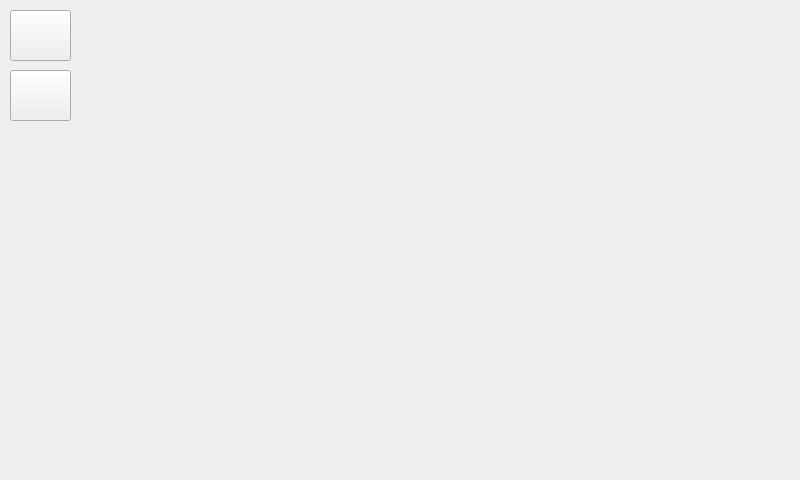
<?xml version="1.0" encoding="UTF-8"?>
<ui version="4.0">
 <class>ScreenOptions</class>
 <widget class="QDialog" name="ScreenOptions">
  <property name="geometry">
   <rect>
    <x>0</x>
    <y>0</y>
    <width>800</width>
    <height>480</height>
   </rect>
  </property>
  <property name="windowTitle">
   <string>Dialog</string>
  </property>
  <property name="modal">
   <bool>true</bool>
  </property>
  <widget class="QPushButton" name="btnBack">
   <property name="geometry">
    <rect>
     <x>10</x>
     <y>10</y>
     <width>61</width>
     <height>51</height>
    </rect>
   </property>
   <property name="autoFillBackground">
    <bool>false</bool>
   </property>
   <property name="text">
    <string/>
   </property>
   <property name="icon">
    <iconset theme="back">
     <normaloff>.</normaloff>.</iconset>
   </property>
   <property name="autoDefault">
    <bool>false</bool>
   </property>
   <property name="default">
    <bool>false</bool>
   </property>
   <property name="flat">
    <bool>false</bool>
   </property>
  </widget>
  <widget class="QScrollArea" name="scrollArea">
   <property name="geometry">
    <rect>
     <x>80</x>
     <y>70</y>
     <width>701</width>
     <height>391</height>
    </rect>
   </property>
   <property name="frameShape">
    <enum>QFrame::NoFrame</enum>
   </property>
   <property name="widgetResizable">
    <bool>true</bool>
   </property>
   <widget class="QWidget" name="scrollWidget">
    <property name="geometry">
     <rect>
      <x>0</x>
      <y>0</y>
      <width>701</width>
      <height>391</height>
     </rect>
    </property>
    <layout class="QVBoxLayout" name="scrollLayout">
     <property name="spacing">
      <number>10</number>
     </property>
    </layout>
   </widget>
  </widget>
  <widget class="QLabel" name="label">
   <property name="geometry">
    <rect>
     <x>220</x>
     <y>20</y>
     <width>411</width>
     <height>31</height>
    </rect>
   </property>
   <property name="text">
    <string/>
   </property>
   <property name="alignment">
    <set>Qt::AlignCenter</set>
   </property>
  </widget>
  <widget class="QPushButton" name="btnHome">
   <property name="geometry">
    <rect>
     <x>10</x>
     <y>70</y>
     <width>61</width>
     <height>51</height>
    </rect>
   </property>
   <property name="autoFillBackground">
    <bool>false</bool>
   </property>
   <property name="text">
    <string/>
   </property>
   <property name="icon">
    <iconset theme="go-home">
     <normaloff>.</normaloff>.</iconset>
   </property>
   <property name="autoDefault">
    <bool>false</bool>
   </property>
   <property name="default">
    <bool>false</bool>
   </property>
   <property name="flat">
    <bool>false</bool>
   </property>
  </widget>
 </widget>
 <resources/>
 <connections/>
</ui>
